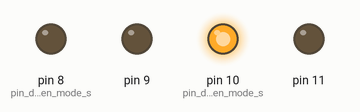
This sketch was run on a simulated Arduino Uno, built with avr-gcc and run on an emulated ATmega328P. Shown: output pins drawn as LEDs (lit = HIGH). What the sketch prints to the serial monitor is not drawn.

Above: at 0.1 s.
Timing chart, 0 to 1.6 s (numbered marks = the images above):
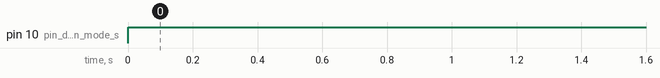

The sketch:

test_dcmotor.ino
```cpp
int pinMoteur=10; //pin de commande relié au transistor
int sens = 1;

void setup() {
  Serial.begin(9600);
//Initialise the Motor outpu pins
    pinMode (8, OUTPUT);
    pinMode (9, OUTPUT);
    pinMode (10, OUTPUT);
    pinMode (11, OUTPUT);

//By default turn off both the motors
    analogWrite(8,LOW);
    analogWrite(9,LOW);
    analogWrite(10,LOW);
    analogWrite(11,LOW);

  pinMode(8,OUTPUT); // pin de commande en mode sortie
  pinMode(10,OUTPUT); // pin de commande en mode sortie
}

void loop() {

  for (int pourcentage=0;pourcentage<=100;pourcentage+=25){//boucle de variation en %
    //int valeur8=map(pourcentage,0,100,0,255); //conversion en valeur
    //int valeur10=map(pourcentage,0,100,0,255); //conversion en valeur
    double valeur8 = -140;
    double valeur10 = -140;
    analogWrite(8,valeur8); // pin de commande en mode impulsion
    analogWrite(10,valeur10); // pin de commande en mode impulsion
    //analogWrite(11,0);
    Serial.print(valeur10);
    Serial.print("\n");
    delay (3000); // attente de 3 secondes
  }
  sens = sens * -1;
}
```

Measured:
- by itself, pin 10 (pin_de_commande_en_mode_s): LOW → HIGH at 0.00 s
